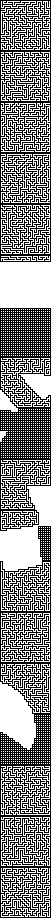
#> input picture mz/strips/out_10_0.png, 51 x 918 px; its folder holds 4 pictures in this run
$ python multi_proccess_demo.py mz/strips/out_10_0.png 5
#> lines starting #> are read from the running program, lines starting #| are printed output that depends on the picture; after the words box and inside, x2 and y2 are one past the last pixel; in counts of white or black regions, pixels touching at a corner belong together; pictures that were not available may be replaced by others from this repository, and a replacement may not be noted
### split.py
import os
import shutil
import sys
import cv2
import numpy as np


#
# This is an earlier helper file to be ran with stitch.py and sender.py
# it can clear out the folders that get used a lot
# and split the image into sections of varying size
#


def save(lab, img):
    if not os.path.exists("split/"):
        os.makedirs("split/")
    cv2.imwrite(('split/%s.png' % lab), img)
    return


def split(img, sz):
    height, width = img.shape
    for x in range(width // sz):
        for y in range(height // sz):
            # print("x:%s, x+sz:%s" % (x * sz, x * sz + sz))
            # print("y:%s, y+sz:%s" % (y * sz, y * sz + sz))
            # print("---")
            img_seg = img[y * sz:y * sz + sz, x * sz:x * sz + sz]
            lab = "x%s_y%s" % (x, y)
            save(lab, img_seg)
            y += sz
        x += sz
    return


def threshold(img):
    ret, thr = cv2.threshold(img, 0, 255, cv2.THRESH_BINARY + cv2.THRESH_OTSU)
    # noise removal
    kernel = np.ones((2, 2), np.uint8)
    opening = cv2.morphologyEx(thr, cv2.MORPH_OPEN, kernel, iterations=2)
    sure_bg = cv2.dilate(opening, kernel, iterations=3)
    return sure_bg


def load(img_name):
    col = cv2.imread(img_name, 1)
    bw = cv2.imread(img_name, 0)
    return col, bw


def removeFiles(folder):
    for file in os.listdir(folder):
        filepath = os.path.join(folder, file)
        try:
            if os.path.isfile(filepath):
                os.unlink(filepath)
        except Exception as e:
            print(e)
            pass
    return


def main(img_name, sz):
    removeFiles("strips/")
    removeFiles("split/")
    removeFiles("mz/")
    col, bw = load(img_name)
    thr = threshold(bw)
    split(thr, sz)
    return True


# [2 lines that do not run on import are left out]

### Mask.py
from random import randrange
from PIL import Image

# THIS IS THE MASK CLASS ADAPTED TO PYTHON FROM
# FROM JAMIS BUCK'S MAZES FOR PROGRAMMERS RUBY CODE

# I HAVE ADDED THE from_img_data() FUNCTION SO WE CAN
# USE CAMERA STREAMS NOT LOAD FROM FILES

class Mask():

    # custom getter, see __getitem__()
    def cell_at(self, row, col):
        # are we in range?
        if not (0 <= row <= self.rows - 1):
            # no
            return False
        if not (0 <= col <= self.columns - 1):
            return False
        # print(self.bits[row, col])
        # if yes return the
        return self.bits[row, col]

    # custom setter, see __setitem__()
    def set_cell(self, row, col, val):
        self.bits[row, col] = val

    def __init__(self, rows, columns):
        # init the mask to size
        self.rows = rows
        self.columns = columns

        # a dictionary of positions and Booleans
        # we look at positions and see if they are valid or not for a cell.
        # We store them like this so we can look up any at any point
        # rather than in a list and have to do them all in the same order every time
        self.bits = dict( ((r, c), True) for c in range(self.columns) for r in range(self.rows))
        # print(self.bits)

    def __getitem__(self, key):
        # custom getter to check position truth
        return self.cell_at(*key)

    def __setitem__(self, key, val):
        # custom setter to set position truth
        self.set_cell(*key, val)

    # [55 lines left out: functions count, rand_loc, from_img_data, not called in this run]
    #
    #

    def from_png(file):
        # MAKE A MASK FROM PNG
        # open the image with PIL
        img = Image.open(file)
        # load the pixels from the image object
        pix = img.load()
        # get the size
        width, height = img.size
        # make a Mask Object with this info
        mask = Mask(height, width)
        # for each row and coloum
        for r in range(mask.rows):
            for c in range(mask.columns):
                # print(pix[c,r])
                # if (c, r) == (0, 0):
                #     mask[r, c] = True

                # LOOK at the pixel colour to see if it is black
                if pix[c, r] == (0, 0, 0, 255) or pix[c, r] == (0, 0, 0) or pix[c, r] == 0:
                    # print("False")

                    # it is so the mask position is false
                    # no cell will be active here
                    mask[r, c] = False
                else:
                    # print("True")

                    # it is white so a cell can be here
                    mask[r, c] = True
        # return the mask to whoever called it
        return mask

### Cell.py
# THIS IS THE CELL CLASS
# ADAPTED FROM JAMIS BUCK'S MAZES FOR PROGRAMMERS RUBY CODE

class Cell():

    def __init__(self, row, column):
        # init the object with row and column
        self.row = row
        self.column = column
        # the links is initially empty
        self.links = {}
        # there surrounding is unknown
        self.north = None
        self.south = None
        self.east = None
        self.west = None
        # i decided on the colour being the same for all cells
        # so this doesnt change
        self.colour = (255, 255, 255)

    def set_colour(self, col):
        # function to set the colour of this cell
        self.colour = col

    # [18 lines left out: functions link, unlink, not called in this run]

    def links(self):
        # return a list of the cells linked to
        return list(self.links.keys())

    def is_linked(self, cell):
        # check if we have been sent a valid cell object
        if isinstance(cell, Cell):
            # return the cell that matches if in links
            return cell in self.links
        elif cell is None:
            # or return false
            return False

    # [15 lines left out: function neighbours, not called in this run]

### MaskedGrid.py
from Grid import Grid
from Cell import Cell
# import numpy as np


# THIS IS THE MASKEDGRID CLASS ADAPTED TO PYTHON FROM
# FROM JAMIS BUCK'S MAZES FOR PROGRAMMERS RUBY CODE

# I HAVE TWEAKED THE PREP_GRID SO THAT IT APPENDS CELLS AND NONE
# NOT JUST THE CELLS. THIS IS SO WE CAN BE EXPLICIT ABOUT SOMETHING
# NOT BEING THERE

# a class that inherits the Grid Class
class MaskedGrid(Grid):

    def __init__(self, mask):
        self.mask = mask
        # print(mask)
        # init the super class with the mask info
        super().__init__(mask.rows, mask.columns)


    def prep_grid(self):
        # OVERRIDES THE PREP GRID IN THE SUPER CLASS
        g = []
        # print("rows: %s, cols: %s" % (self.rows, self.columns))
        for r in range(self.rows):
            l = []
            for c in range(self.columns):
                # THERE IS A VALID POSTION
                if self.mask.cell_at(r, c):
                    # print("cell")

                    # SO WE INIT AND APPEND A CELL IN THIS POSITION
                    l.append(Cell(r, c))
                else:
                    # print("mask")

                    # THIS IS MASKED SO APPEND A NONE SO WHEN WE CHECK IT
                    # WE CAN CHECK AGAINST IT BEING NONE
                    # RATHER THAN IT JUST NOT BEING THERE
                    l.append(None)


                # print(l)
            g.append(l)

        # using numpy to check we are getting what is expected
        # print(np.matrix(g))
        # print(np.shape(g))

        # RETURN THE GRID
        return g


    # [11 lines left out: functions rand_cell, size, not called in this run]

### Grid.py
from random import randrange
from Cell import Cell
from PIL import Image, ImageDraw
import uuid
import os

# THIS IS THE GRID CLASS ADAPTED TO PYTHON FROM
# FROM JAMIS BUCK'S MAZES FOR PROGRAMMERS RUBY CODE

# MY IMPORTANT ADDITION IS THE to_point_pairs() FUNCTION
# WHICH RETURN A LIST OF COORDINATES SO I CAN DRAW WITH
# OPENGL INSTEAD OF USING THE PIL IMAGE WHICH IS VERY SLOW

class Grid():

    def cell_at(self, row, col):
        # check if there is a cell at the provided row/col
        # see if row is in range
        if not (0 <= row <= self.rows - 1):
            # if not return None
            return None
        # see if col is in range
        if not (0 <= col <= self.columns - 1):
            # return none
            return None
        # print("row=%s, col=%s"%(row, col))
        # return the cell at the postion
        return self.grid[row][col]

    def set_cell(self, row, col, val):
        # set the position row col to cell
        self.grid[row][col] = val

    def __init__(self, rows, columns):
        # init the grid object with a number of rows and columns
        self.rows = rows
        self.columns = columns
        # call the prepare function
        self.grid = self.prep_grid()
        # set up the cells in the grid
        self.config_cells()

    # [8 lines left out: function prep_grid, not called in this run]

    def config_cells(self):
        # for every cell (one at a time)
        for cell in self.each_cell():
            # print("config_cells: cell : %s" % cell)
            row = cell.row
            col = cell.column
            # set the neighbours, we define the getter and setters
            # further down so that they use the 'within range' check
            # at the top of the class.
            # This lets us set None if we are on an edge.
            cell.north = self[row - 1, col]
            cell.south = self[row + 1, col]
            cell.east = self[row, col + 1]
            cell.west = self[row, col - 1]

    def each_cell(self):
        # this is a generator!
        # return each cell by looping over each row
        for row in self.each_row():
            for cell in row:
                # is there a vaild Cell?
                if isinstance(cell, Cell):
                    # yeild allows us to pass all the things
                    # without storing everything somewhere
                    # and returning that
                    yield cell
                else:
                    # or skip it
                    pass

    def each_row(self):
        # generate each row from the grid
        for row in range(self.rows):
            yield self.grid[row]

    # [6 lines left out: function rand_cell, not called in this run]

    def size(self):
        # get the size of the grid
        return self.rows * self.columns

    def __getitem__(self, key):
        # redefined getter to use the cell_at function
        # so we can check position being requested
        return self.cell_at(*key)

    def __setitem__(self, key, val):
        # custom setter to add cells to grid pos
        self.set_cell(*key, val)

    def check_deadends(self):
        # check dead ends by looking for cell that only has one linked neighbour
        return [cell for cell in self.each_cell() if len(cell.links) == 1]

    # [24 lines left out: function to_ascii, not called in this run]

    def to_png(self, cell_size=10, folder="out", name="nm", save=True):
        # to png file
        #  pretty stright forward, draw lines by getting positions
        # and multiplying by desired sizes
        img_wid = cell_size * self.columns
        img_hei = cell_size * self.rows
        bg = (255, 255, 255)
        wall = (56, 50, 38)
        # wall = (255, 150, 138)
        img = Image.new("RGBA", (img_wid + 1, img_hei + 1), bg)
        draw = ImageDraw.Draw(img)

        # [7 lines of commented-out code are left out]

        for cell in self.each_cell():
            x1 = cell.column * cell_size
            y1 = cell.row * cell_size
            x2 = (cell.column + 1) * cell_size
            y2 = (cell.row + 1) * cell_size

            half_cell = cell_size / 2

            # THIS IS MY OWN BIT TO CREATE AN ENTRANCE/EXIT TO THE LABYRINTH
            # THIS MAKES IT UNICURSAL!
            if cell.row == 0 and cell.column == 0:
                if cell.is_linked(cell.south):
                    draw.line((x1+half_cell,y1,x1+half_cell,y2), fill=wall, width=1)
                else:
                    draw.line((x1,y1+half_cell,x2,y1+half_cell), fill=wall, width=1)

            # BACK TO BUCK'S
            if not cell.north:
                draw.line((x1, y1, x2, y1), fill=wall, width=1)
            if not cell.west:
                draw.line((x1, y1, x1, y2), fill=wall, width=1)
            if not cell.is_linked(cell.east):
                draw.line((x2, y1, x2, y2), fill=wall, width=1)
            if not cell.is_linked(cell.south):
                draw.line((x1, y2, x2, y2), fill=wall, width=1)

            # BACK TO ME
            # THIS SPILTS THE CHANNELS TO MAKE THEM UNICURSAL!
            if cell.is_linked(cell.east):
                draw.line((x1 + half_cell, y1 + half_cell, x2 + half_cell, y1 + half_cell), fill=wall, width=1)
            if cell.is_linked(cell.south):
                draw.line((x1 + half_cell, y1 + half_cell, x1 + half_cell, y2 + half_cell), fill=wall, width=1)
        if not os.path.exists(folder):
            os.makedirs(folder)
        if save:
            # save it
            img.save("{}/{}.png".format(folder, name), "PNG", optimize=True)
        # also return the image to whoever called it!
        return img


    #
    # THIS IS MY FUNCTION TO WORK WITH MY GL SETUP INSTEAD OF
    # WRITING TO PNG FILE LIKE JAMIS BUCK DOES IN HIS RUBY CODE
    #
    # [120 lines left out: functions to_point_pairs, to_png_inset, not called in this run]

### RecursiveBacktracker.py
from Cell import Cell
from random import choice, randint


# THIS IS THE RECURSIVE BACKTRACKER WHICH MOVES THROUGH
# THE GRID WE GIVE IT AND JOINS UP ALL OUR VALID UNMASKED CELLS

# I CHOSE THE RECURSIVE BACKTRACKER OVER OTHER MAZE
# ALGORITHMS AS IT WILL ALWAYS RETURN ORTHOGANAL/PERFECT(no loops) PATHS.

# THIS IS VERY IMPORTANT SO THAT I CAN ADAPT IT INTO A UNICURSAL
# LABYRINTH WHEN DRAWING. UNICURSAL LABYRINTHS CAN ONLY BE MADE
# FROM A PERFECT MAZE!

class RecursiveBacktracker():

    def on(grid):
        # create empty list
        stack = []
        # start in the top corner
        # alternatively use random position function
        # it doesnt really matter
        start = grid.cell_at(0, 0)
        stack.append(start)

        # is there something in the list?
        while len(stack) > 0:
            # get the first thing
            current = stack[-1]

            # add cell check for masking
            # we need it to be a valid cell
            if isinstance(current, Cell):
                # here we can play with setting the colors
                # but i have settled on it being the same
                # everywhere

                # it is useful if you want to colour in and
                # you can visualize the paths that the
                # recursive backtracker took.
                col = (255, 255, 255)
                current.set_colour(col)
                # print(current)

                # create empty list
                neighs = []

                # loop over neighbours
                for n in current.neighbours():
                    # does this neighbour have any links?
                    if len(n.links) == 0:
                        # add it to the list
                        neighs.append(n)

                # do we have nothing in the list?
                if len(neighs) == 0:
                    # jump up
                    stack.pop()
                else:
                    # or, pick a random neighbour cell
                    neighbour = choice(neighs)
                    # link this cell and neighbour together
                    # in both directions
                    current.link(neighbour, True)
                    # add the neighbour to the stack
                    stack.append(neighbour)
            else:
                # jump up
                stack.pop()

### stitch.py
import os
import cv2
import numpy as np
# import sys
# from PIL import Image


#
# This was an earlier version for static labyrinths
# They were processed as individual tiles and this
# joined the tiles together as one image
#


def parse_name(name):
    # split the name on the underscore
    xx, yy = name.split("_")
    # remove the extra bits from the strings
    x = xx[1:]
    y = yy[1:-4]
    # return integer version of x & y pos
    return int(x), int(y)


def main(folder):
    pos = {}
    x_lim = 0
    y_lim = 0
    # For every image in the folder
    for file in os.listdir("split/"):
        # call parse name finction which returns a tuple
        x, y = parse_name(file)
        # check against boundaries
        if x > x_lim:
            x_lim = x
        if y > y_lim:
            y_lim = y
        pos[(x, y)] = file
    # print(pos)
    # print("x_lim: %s, y_lim: %s" % (x_lim, y_lim))

    # for everything in the range (aka all the images)
    for x in range(x_lim):
        for y in range(y_lim):
            # print(pos[(x, y)])
            if y == 0:
                if x > 0:
                    # the column is completer
                    cv2.imwrite('strips/out_%s_%s.png' % (x, y), vis)
                # read the pixels of the tile
                vis = cv2.imread('mz/%s' % pos[(x, y)])
                # the first image
            else:
                # read pixels of tile
                imgb = cv2.imread('mz/%s' % pos[(x, y)])
                # add the list to the other list on coreect axis
                vis = np.concatenate((vis, imgb), axis=0)
    # return full

    strips = {}
    co = 0
    # for every column prep the size
    for file in os.listdir("strips/"):
        num = file[4:-6]
        strips[num] = file
        co += 1

    # for every column image
    for x in range(co):
        y = "%s" % (x+1)
        # print(strips[y])
        if x == 0:
            # get the pixels
            vis = cv2.imread('strips/%s' % strips[y])
        # elif y == '63':
        #     pass
        else:
            imgb = cv2.imread('strips/%s' % strips[y])
            # add to horizontal side of list
            vis = np.concatenate((vis, imgb), axis=1)

    # SAVE THE COMPLETED IMAGE
    cv2.imwrite('mz_tiled/out_.png', vis)

# main("mz/")

### multi_proccess_demo.py
import os
import sys
import stitch
import split
from Mask import Mask
from MaskedGrid import MaskedGrid
from RecursiveBacktracker import RecursiveBacktracker
from multiprocessing import Pool
from datetime import datetime


def makeMazes(file, out):
    fl = "split/%s" % file
    mask = Mask.from_png(fl)
    grid = MaskedGrid(mask)
    loc = file[:-4]
    RecursiveBacktracker.on(grid)
    # rb = "out/recursivebacktracker/%s" % loc
    grid.to_png(cell_size=8, folder=out, name=loc)
    return


def main(sfile, sz):
    # invoke: $ python demo2.py "image.png" 80
    print("splitting image ...")
    split.main(sfile, sz)
#> in load, col is the input picture: shape (918, 51, 3); 51.9% white; black in thin lines or dots
#> in load, `bw = cv2.imread(img_name, 0)`: bw: shape (918, 51); 51.9% white; black in thin lines or dots
#> in threshold, `ret, thr = cv2.threshold(img, 0, 255, cv2.THRESH_BINARY + cv2.THRESH_O..`: ret = 0
#> in threshold, `opening = cv2.morphologyEx(thr, cv2.MORPH_OPEN, kernel, iterations=2)`:
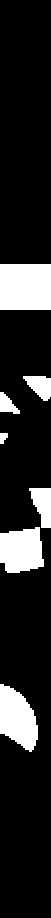
#> opening: shape (918, 51); 15.3% white; 7 white regions, largest, box (x1, y1, x2, y2) and area: (0, 264, 51, 310) 2346, (0, 684, 38, 752) 1768, (0, 527, 44, 573) 1656
#> in threshold, `sure_bg = cv2.dilate(opening, kernel, iterations=3)`:
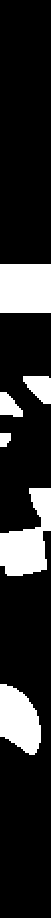
#> sure_bg: shape (918, 51); 17.6% white; 6 white regions, box (x1, y1, x2, y2) and area: (0, 488, 51, 576) 2593, (0, 264, 51, 313) 2499, (0, 684, 41, 755) 2095, (23, 376, 51, 404) 552, (0, 392, 23, 417) 389, (0, 433, 11, 447) 134
#> after the loop in split, `for x in range(width // sz):`: y = 187
    print("splits saved!")
    out = "mz/"
    if not os.path.exists(out):
        os.makedirs(out)
    print("making mazes ...")

    pool_size = 192
    pool = Pool(pool_size)
    for file in os.listdir("split/"):
        pool.apply_async(makeMazes, (file, out))
#> in to_png, `img = Image.new("RGBA", (img_wid + 1, img_hei + 1), bg)`: img: PIL image 409x7345 RGBA; every value is 255
#> in to_png, `img.save("{}/{}.png".format(folder, name), "PNG", optimize=True)`:
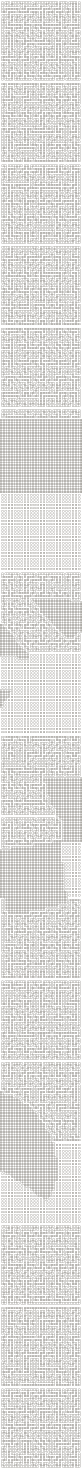
#> saved as out_10_0.png: PIL image 409x7345 RGBA (shown at 1/5 size); mean R, G, B, A 220.4, 219.4, 217.3, 255
    pool.close()
    pool.join()

    print("mazes complete!")
    print("stitching segments ...")
    stitch.main("mz/")
    print("stitching complete!")
    return


if __name__ == "__main__":
    startTime = datetime.now()
#> (the run stopped early here; a loop or call above may not have finished)
